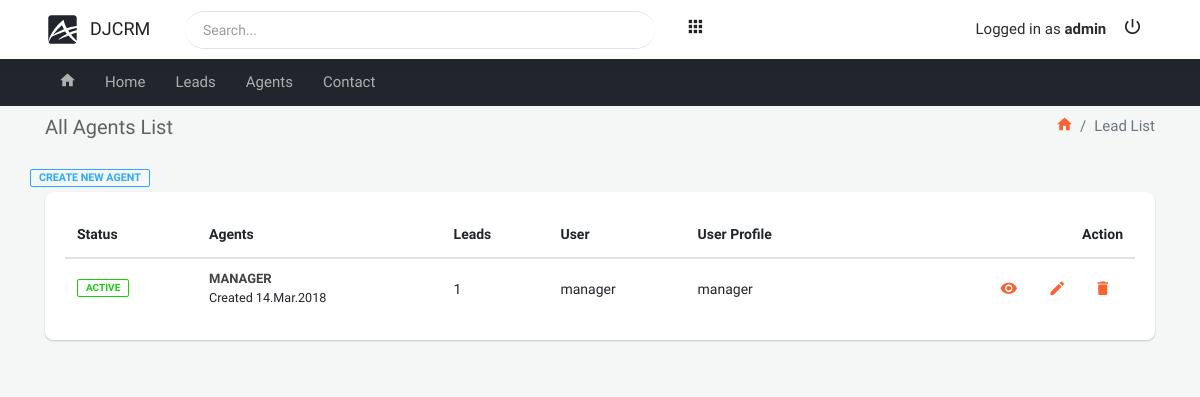
Before: /agent-list/ (signed in) with the older database file.
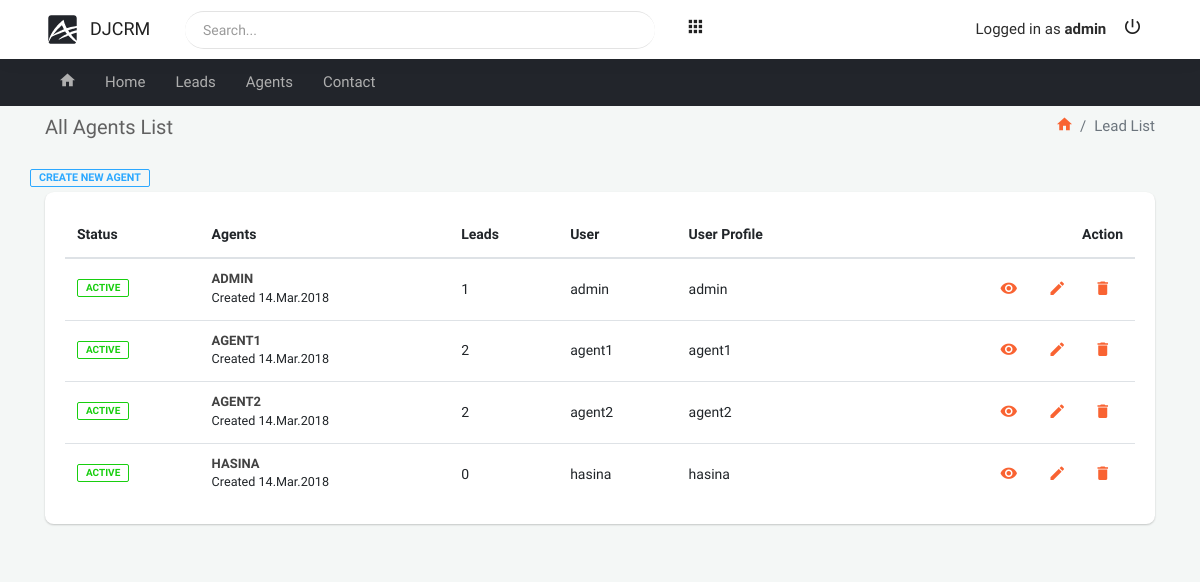
After: the same page with the newer database file.
### leads/models.py (models this page shows, shortened)
class User(AbstractUser):
    is_organization = models.BooleanField(default=True)
    is_agent = models.BooleanField(default=False)

class Agent(models.Model):
    user = models.OneToOneField(User, on_delete=models.CASCADE)
    organization = models.ForeignKey(UserProfile, on_delete=models.CASCADE, default=2)

class UserProfile(models.Model):
    user = models.OneToOneField(User, on_delete=models.CASCADE)

### agents/views.py (the view)
# urls.py: path('agent-list/', AgentListView.as_view(), name='agent-list'),
class AgentListView(OrganizationLoginRequiredMixin, generic.ListView):
    template_name = 'agents/agent-list.html'
    queryset = Agent.objects.all()
    context_object_name = 'agents'

### agents/mixins.py (called while the page is built)
    def dispatch(self, request, *args, **kwargs):
        if not request.user.is_authenticated or not request.user.is_organization:
            return redirect('leads:lead-list')
        return super().dispatch(request, *args, **kwargs)

### templates/agents/agent-list.html (shortened to what this page needs)
{% extends 'base.html' %}
{% block content %}
    <div class="container">
        <div class="block-header">
            <div class="row clearfix">
                <div class="col-lg-5 col-md-5 col-sm-12">
                    <h2>All Agents List</h2>
                </div>
                <div class="col-lg-7 col-md-7 col-sm-12">
                    <ul class="breadcrumb float-md-right padding-0">
                        <li class="breadcrumb-item"><a href="{% url 'home' %}"><i class="zmdi zmdi-home"></i></a></li>
                        <li class="breadcrumb-item active">Lead List</li>
                    </ul>
                </div>
            </div>
        </div>
        <div class="row clearfix">
            <a class="badge badge-info pull-right" href="{% url 'agents:agent-create' %}">Create New Agent</a>
            <div class="col-lg-12 col-md-12">
                <div class="card">
                    <div class="body project_report">
                        <div class="table-responsive">
                            <table class="table m-b-0 table-hover">
                                <thead>
                                <tr>
                                    <th>Status</th>
                                    <th>Agents</th>
                                    <th>Leads</th>
                                    <th>User</th>
                                    <th>User Profile</th>
                                    <th>Action</th>
                                </tr>
                                </thead>
                                <tbody>
                                {% for agent in agents %}
                                    <tr>
                                        <td>
                                            <span class="badge badge-success">Active</span>
                                        </td>
                                        <td class="project-title">
                                            <h6>
                                                <a href="{% url 'agents:agent-details' agent.id %}">{{ agent.user.username }}</a>
                                            </h6>
                                            <small>Created 14.Mar.2018</small>
                                        </td>
                                        <td>
                                            {{ agent.lead_set.count }}
                                        </td>
                                        <td>{{ agent.user.username }}</td>
                                        <td>
                                            {{ agent.organization.user.username }}
                                        </td>
                                        <td class="project-actions">
                                            <a href="{% url 'agents:agent-details' agent.id %}"
                                               class="btn btn-neutral btn-sm"><i class="zmdi zmdi-eye"></i></a>
                                            <a href="{% url 'agents:agent-update' agent.id %}"
                                               class="btn btn-neutral btn-sm"><i
                                                    class="zmdi zmdi-edit"></i></a>
                                            <a href="{% url 'agents:agent-delete' agent.id %}"
                                               class="btn btn-neutral btn-sm"><i class="zmdi zmdi-delete"></i></a>
                                        </td>
                                    </tr>
                                {% endfor %}
                                </tbody>
                            </table>
                        </div>
                    </div>
                </div>
            </div>
        </div>
    </div>
{% endblock %}

### templates/base.html (shortened to what this page needs)
{% load static %}
<!doctype html>
<html class="no-js " lang="en">
<head>
    <link rel="stylesheet" href="{% static 'assets/plugins/bootstrap/css/bootstrap.min.css' %}">
    <link rel="stylesheet" href="{% static 'assets/css/main.css' %}">
    <link rel="stylesheet" href="{% static 'assets/css/color_skins.css' %}">
</head>
<body class="theme-black">
{% include 'include/navbar.html' %}
{% include 'include/menu-container.html' %}
<section class="content">
    {% block content %} {% endblock %}
</section>
</body>
</html>

### templates/include/navbar.html (shortened to what this page needs)
{% load static %}
<nav class="navbar">
    <div class="container">
        <ul class="nav navbar-nav">
            <li>
                <div class="navbar-header">
                    <a class="navbar-brand" href="{% url 'home' %}"><img
                            src="{% static 'assets/images/logo-black.svg' %}" width="35" alt="DjCrm"><span
                            class="m-l-10">DjCrm</span></a>
                </div>
            </li>
            <li class="search_bar">
                <div class="input-group">
                    <input type="text" class="form-control" placeholder="Search...">
                </div>
            </li>
            {% if request.user.is_superuser %}
                <li class="dropdown"><a href="javascript:void(0);" class="dropdown-toggle" data-toggle="dropdown"
                                        role="button"><i class="zmdi zmdi-apps"></i></a>
                </li>
            {% endif %}
            <li class="float-right">
                {% if request.user.is_authenticated %}
                    <span>Logged in as <strong>{{ request.user.username }}</strong></span>
                    <a href="{% url 'logout' %}" class="mega-menu"><i class="zmdi zmdi-power"></i></a>
                {% else %}
                    <a href="{% url 'signup' %}" class="js-right-sidebar"><i
                            class="zmdi zmdi-account-add"></i></a>
                    <a href="{% url 'login' %}" class="js-right-sidebar"><i
                            class="zmdi zmdi-sign-in"></i></a>
                {% endif %}
            </li>
        </ul>
    </div>
</nav>

### templates/include/menu-container.html
<div class="menu-container">
    <div class="container">
        <div class="row">
            <div class="col-md-12">
                <ul class="h-menu">
                    <li><a href="{% url 'home' %}"><i class="zmdi zmdi-home"></i></a></li>
                    <li><a href="{% url 'home' %}">Home</a>
                    </li>
                    <li><a href="{% url 'leads:lead-list' %}">Leads</a></li>
                    {% if request.user.is_organization %}
                        <li><a href="{% url 'agents:agent-list' %}">Agents</a></li>
                    {% endif %}
                    <li><a href="javascript:void(0)">Contact</a></li>
                </ul>
            </div>
        </div>
    </div>
</div>

### static/assets/css/color_skins.css (style rules this page uses)
.theme-black .menu-container { background:#22252b }
.theme-black .menu-container .h-menu>li a { color:#afafaf }

Changed rows visible on the page:
added Agent: user.username "ADMIN", lead_set.count "1", user.username "admin", organization.user.username "admin"
changed Agent: user.username "MANAGER" → "AGENT1"; lead_set.count "1" → "2"; user.username "manager" → "agent1"; organization.user.username "manager" → "agent1"
added Agent: user.username "AGENT2", lead_set.count "2", user.username "agent2", organization.user.username "agent2"
added Agent: user.username "HASINA", lead_set.count "0", user.username "hasina", organization.user.username "hasina"
